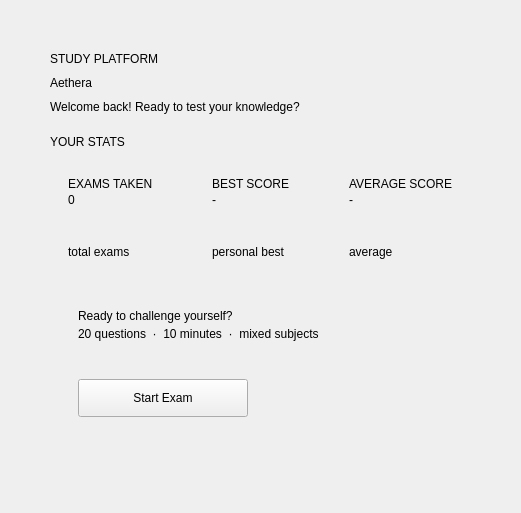
    <widget class="QWidget" name="pageHome">
     <layout class="QVBoxLayout" name="pageHomeLayout">
      <property name="spacing">
       <number>10</number>
      </property>
      <property name="leftMargin">
       <number>50</number>
      </property>
      <property name="topMargin">
       <number>52</number>
      </property>
      <property name="rightMargin">
       <number>50</number>
      </property>
      <property name="bottomMargin">
       <number>40</number>
      </property>
      <item>
       <widget class="QLabel" name="labelSubtitle">
        <property name="text">
         <string>STUDY PLATFORM</string>
        </property>
       </widget>
      </item>
      <item>
       <widget class="QLabel" name="labelTitle">
        <property name="text">
         <string>Aethera</string>
        </property>
       </widget>
      </item>
      <item>
       <widget class="QLabel" name="labelWelcome">
        <property name="text">
         <string>Welcome back! Ready to test your knowledge?</string>
        </property>
       </widget>
      </item>
      <item>
       <widget class="QWidget" name="divider" native="true">
        <property name="minimumSize">
         <size>
          <width>0</width>
          <height>1</height>
         </size>
        </property>
        <property name="maximumSize">
         <size>
          <width>16777215</width>
          <height>1</height>
         </size>
        </property>
       </widget>
      </item>
      <item>
       <widget class="QLabel" name="labelSectionTitle">
        <property name="text">
         <string>YOUR STATS</string>
        </property>
       </widget>
      </item>
      <item>
       <widget class="QWidget" name="statsRow" native="true">
        <layout class="QHBoxLayout" name="statsRowLayout">
         <property name="spacing">
          <number>23</number>
         </property>
         <property name="leftMargin">
          <number>0</number>
         </property>
         <property name="topMargin">
          <number>0</number>
         </property>
         <property name="rightMargin">
          <number>0</number>
         </property>
         <property name="bottomMargin">
          <number>0</number>
         </property>
         <item>
          <widget class="QWidget" name="cardExams" native="true">
           <property name="minimumSize">
            <size>
             <width>0</width>
             <height>112</height>
            </size>
           </property>
           <property name="maximumSize">
            <size>
             <width>16777215</width>
             <height>112</height>
            </size>
           </property>
           <layout class="QVBoxLayout" name="layoutCardExams">
            <property name="spacing">
             <number>2</number>
            </property>
            <property name="leftMargin">
             <number>18</number>
            </property>
            <property name="topMargin">
             <number>18</number>
            </property>
            <property name="rightMargin">
             <number>18</number>
            </property>
            <property name="bottomMargin">
             <number>12</number>
            </property>
            <item>
             <widget class="QLabel" name="labelCardTitle1">
              <property name="text">
               <string>EXAMS TAKEN</string>
              </property>
             </widget>
            </item>
            <item>
             <widget class="QLabel" name="labelCardValue1">
              <property name="text">
               <string>0</string>
              </property>
             </widget>
            </item>
            <item>
             <spacer name="spacerCardExams">
              <property name="orientation">
               <enum>Qt::Orientation::Vertical</enum>
              </property>
              <property name="sizeHint" stdset="0">
               <size>
                <width>20</width>
                <height>1</height>
               </size>
              </property>
             </spacer>
            </item>
            <item>
             <widget class="QLabel" name="labelCardUnit1">
              <property name="text">
               <string>total exams</string>
              </property>
             </widget>
            </item>
           </layout>
          </widget>
         </item>
         <item>
          <widget class="QWidget" name="cardBest" native="true">
           <property name="minimumSize">
            <size>
             <width>0</width>
             <height>112</height>
            </size>
           </property>
           <property name="maximumSize">
            <size>
             <width>16777215</width>
             <height>112</height>
            </size>
           </property>
           <layout class="QVBoxLayout" name="layoutCardBest">
            <property name="spacing">
             <number>2</number>
            </property>
            <property name="leftMargin">
             <number>18</number>
            </property>
            <property name="topMargin">
             <number>18</number>
            </property>
            <property name="rightMargin">
             <number>18</number>
            </property>
            <property name="bottomMargin">
             <number>12</number>
            </property>
            <item>
             <widget class="QLabel" name="labelCardTitle2">
              <property name="text">
               <string>BEST SCORE</string>
              </property>
             </widget>
            </item>
            <item>
             <widget class="QLabel" name="labelCardValue2">
              <property name="text">
               <string>-</string>
              </property>
             </widget>
            </item>
            <item>
             <spacer name="spacerCardBest">
              <property name="orientation">
               <enum>Qt::Orientation::Vertical</enum>
              </property>
              <property name="sizeHint" stdset="0">
               <size>
                <width>20</width>
                <height>1</height>
               </size>
              </property>
             </spacer>
            </item>
            <item>
             <widget class="QLabel" name="labelCardUnit2">
              <property name="text">
               <string>personal best</string>
              </property>
             </widget>
            </item>
           </layout>
          </widget>
         </item>
         <item>
          <widget class="QWidget" name="cardAvg" native="true">
           <property name="minimumSize">
            <size>
             <width>0</width>
             <height>112</height>
            </size>
           </property>
           <property name="maximumSize">
            <size>
             <width>16777215</width>
             <height>112</height>
            </size>
           </property>
           <layout class="QVBoxLayout" name="layoutCardAvg">
            <property name="spacing">
             <number>2</number>
            </property>
            <property name="leftMargin">
             <number>18</number>
            </property>
            <property name="topMargin">
             <number>18</number>
            </property>
            <property name="rightMargin">
             <number>18</number>
            </property>
            <property name="bottomMargin">
             <number>12</number>
            </property>
            <item>
             <widget class="QLabel" name="labelCardTitle3">
              <property name="text">
               <string>AVERAGE SCORE</string>
              </property>
             </widget>
            </item>
            <item>
             <widget class="QLabel" name="labelCardValue3">
              <property name="text">
               <string>-</string>
              </property>
             </widget>
            </item>
            <item>
             <spacer name="spacerCardAvg">
              <property name="orientation">
               <enum>Qt::Orientation::Vertical</enum>
              </property>
              <property name="sizeHint" stdset="0">
               <size>
                <width>20</width>
                <height>1</height>
               </size>
              </property>
             </spacer>
            </item>
            <item>
             <widget class="QLabel" name="labelCardUnit3">
              <property name="text">
               <string>average</string>
              </property>
             </widget>
            </item>
           </layout>
          </widget>
         </item>
        </layout>
       </widget>
      </item>
      <item>
       <widget class="QWidget" name="heroPanel" native="true">
        <property name="minimumSize">
         <size>
          <width>0</width>
          <height>152</height>
         </size>
        </property>
        <property name="maximumSize">
         <size>
          <width>16777215</width>
          <height>152</height>
         </size>
        </property>
        <layout class="QVBoxLayout" name="heroPanelLayout">
         <property name="spacing">
          <number>4</number>
         </property>
         <property name="leftMargin">
          <number>28</number>
         </property>
         <property name="topMargin">
          <number>28</number>
         </property>
         <property name="rightMargin">
          <number>28</number>
         </property>
         <property name="bottomMargin">
          <number>16</number>
         </property>
         <item>
          <widget class="QLabel" name="labelHeroHeading">
           <property name="text">
            <string>Ready to challenge yourself?</string>
           </property>
          </widget>
         </item>
         <item>
          <widget class="QLabel" name="labelHeroDesc">
           <property name="text">
            <string>20 questions  ·  10 minutes  ·  mixed subjects</string>
           </property>
          </widget>
         </item>
         <item>
          <spacer name="heroPanelSpacer">
           <property name="orientation">
            <enum>Qt::Orientation::Vertical</enum>
           </property>
           <property name="sizeHint" stdset="0">
            <size>
             <width>20</width>
             <height>1</height>
            </size>
           </property>
          </spacer>
         </item>
         <item>
          <widget class="QPushButton" name="buttonStartExam">
           <property name="minimumSize">
            <size>
             <width>170</width>
             <height>38</height>
            </size>
           </property>
           <property name="maximumSize">
            <size>
             <width>170</width>
             <height>38</height>
            </size>
           </property>
           <property name="text">
            <string>Start Exam</string>
           </property>
          </widget>
         </item>
        </layout>
       </widget>
      </item>
      <item>
       <spacer name="pageHomeBottomSpacer">
        <property name="orientation">
         <enum>Qt::Orientation::Vertical</enum>
        </property>
        <property name="sizeHint" stdset="0">
         <size>
          <width>20</width>
          <height>40</height>
         </size>
        </property>
       </spacer>
      </item>
     </layout>
    </widget>
